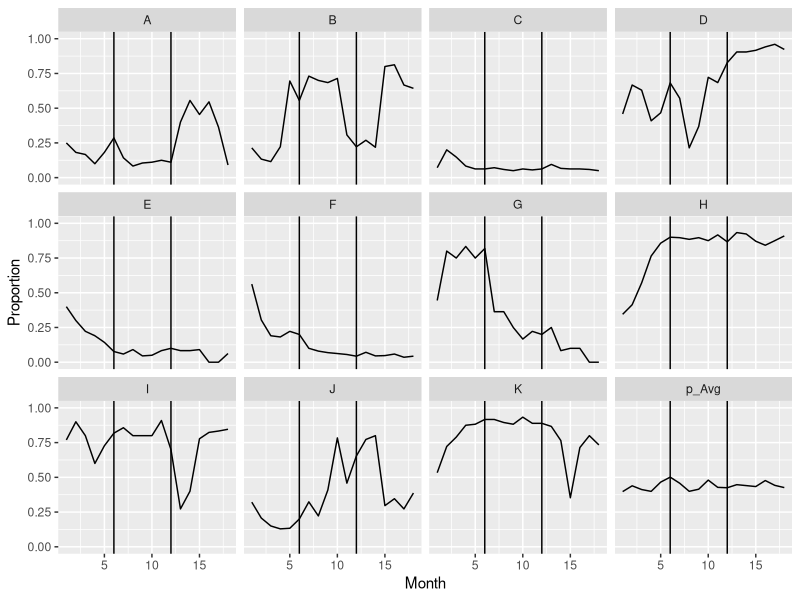

Generate this figure with R:
## ---- chunk 1
library(ggplot2)
library(tidyr)
library(dplyr)
library(knitr)
## ---- chunk 2
x_to_proportion <- function(x) { 
  0.5 + atan(x) / pi
}

proportion_to_x <- function(proportion) { 
  tan(pi * (proportion - 0.5))
}

next_proportion <- function(current_proportion) {  # returns simple numeric
  current_x <- proportion_to_x(current_proportion)
  new_x <- current_x + rnorm(1)
  x_to_proportion(new_x)
}

extend_by_one <- function(proportion_vec) {  # returns numeric vector
  val_to_add <- next_proportion(tail(proportion_vec, n=1))
  c(proportion_vec, val_to_add)
}

generate_run <- function(n) {  # returns numeric vector of length n
  my_run <- c(next_proportion(0.5))
  for (i in 2:n) {
    my_run <- extend_by_one(my_run)
  }
  my_run
}

generate_etrigger_data <- function(number_sites, months_per_site) {  # returns data frame
  result <- generate_run(months_per_site)
  site_labels <- rep(LETTERS[1], months_per_site)
  timepoints <- 1:months_per_site
  for (i in 2:number_sites) {
    result <- c(result, generate_run(months_per_site))
    site_labels <- c(site_labels, rep(LETTERS[i], months_per_site))
    timepoints <- c(timepoints, 1:months_per_site)
  }
  data.frame(Proportion_raw = result, Site = site_labels, Month = timepoints)
}
## ---- chunk 3
n_sites <- 11
last_prework_month <- 6
n_action <- 6
n_sustain <- 6
last_action_month <- last_prework_month + n_action
months_per_site <- last_action_month + n_sustain

X_continuous <- generate_etrigger_data(n_sites, months_per_site)

## ---- chunk 4
expected_n = data.frame(
  Site = LETTERS[1: n_sites],
  expected = runif(n_sites, 9, 30)  # Sites usually 9 to 30 abnormal tests per mo.
)

rpois_vec <- Vectorize(rpois, 'lambda')

inner_join(X_continuous, expected_n, by='Site') %>%
  mutate(
    denominator = rpois_vec(1, expected),
    numerator = round(denominator * Proportion_raw),
    Proportion = numerator / denominator,
    Phase = case_when(
      Month <= 3 ~ 'baseline',
      Month <= last_prework_month ~ 'prework',
      Month <= last_action_month ~ 'action',
      TRUE ~ 'sustain'
    )
  ) %>%
  select(Site, Month, Phase, numerator, denominator, Proportion) -> X
  
## ---- chunk 5
X %>%
  group_by(Month) %>%
  summarise(Proportion = mean(Proportion)) %>%
  mutate(Site='p_Avg') ->
  averaged
site_data_with_average <- bind_rows(X, averaged)
## ---- chunk 6
  ggplot(site_data_with_average, aes(Month, Proportion)) +
    geom_line() +
    geom_vline(xintercept = last_prework_month) +
    geom_vline(xintercept = last_action_month) +
    ylim(0,1) +
    facet_wrap(vars(Site))
## ---- chunk 7
head(X, 18+5) %>% kable()
